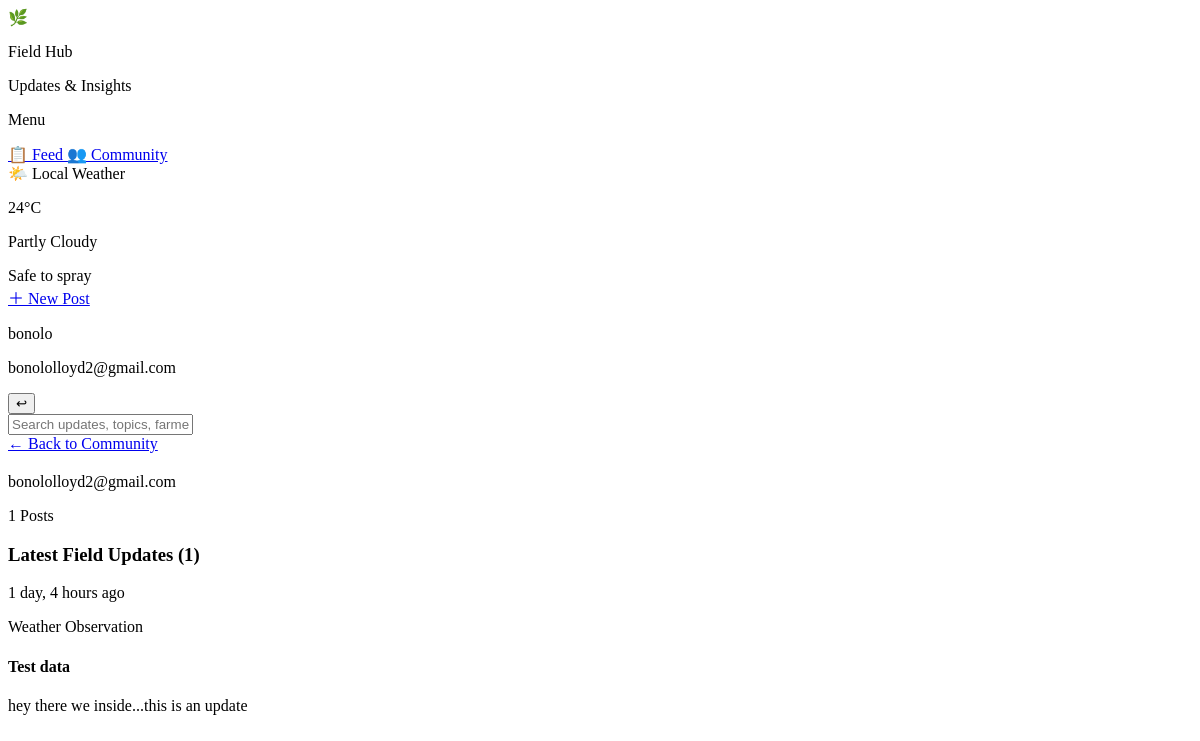
The page /profile/1/ (signed in) on the database as committed earlier.
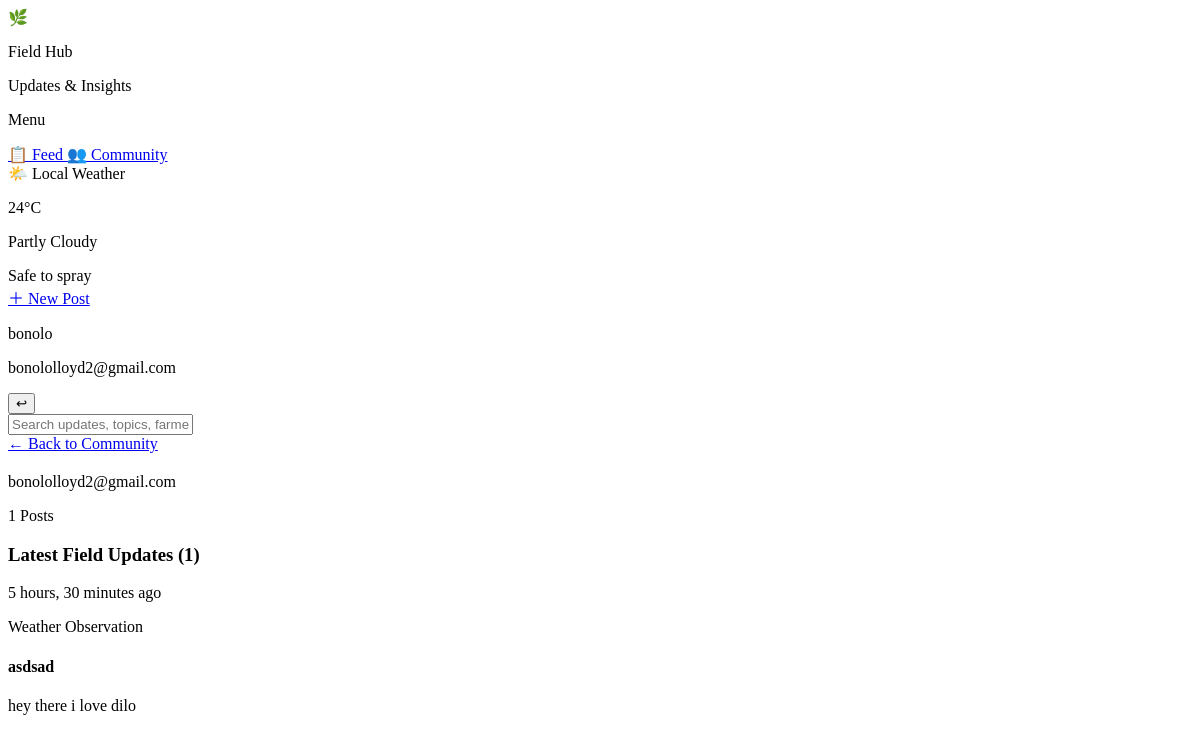
The same page on the database as committed later.
### core/models.py (models this page shows, shortened)
class FieldUpdate(models.Model):
    CATEGORY_CHOICES = [
        ('pest_alert', 'Pest Alert'),
        ('weather', 'Weather Observation'),
        ('crop_condition', 'Crop Condition'),
        ('fertilizer', 'Fertilizer Tip'),
        ('general', 'General Insight'),
    ]
    author = models.ForeignKey(
        User,
        on_delete=models.CASCADE,
        related_name='field_updates'
    )
    title = models.CharField(max_length=200)
    message = models.TextField()
    category = models.CharField(
        max_length=20,
        choices=CATEGORY_CHOICES
    )
    created_at = models.DateTimeField(auto_now_add=True)

### core/views.py (the view)
# urls.py: path('profile/<int:pk>/', views.profile, name='profile'),
@login_required
def profile(request, pk):
    user = User.objects.get(pk=pk)
    posts = FieldUpdate.objects.filter(author=user).order_by('-created_at')
    return render(request, 'core/profile.html', {'profile_user': user, 'posts': posts})

### core/templates/core/profile.html (shortened to what this page needs)
{% extends 'base.html' %}
{% block content %}
<a href="{% url 'community' %}" class="inline-flex items-center gap-2 text-sm text-gray-500 hover:text-gray-700 mb-6">
  ← Back to Community
</a>
<div class="bg-white border border-gray-200 rounded-xl overflow-hidden shadow-sm mb-6">
  <div class="px-6 pb-6">
    <p class="text-sm text-gray-400 mb-3">{{ profile_user.email }}</p>
    <span class="text-xs text-green-700 bg-green-50 border border-green-200 px-3 py-1 rounded-full">
      {{ posts.count }} Posts
    </span>
  </div>
</div>
<h3 class="text-lg font-bold text-gray-800 mb-4">Latest Field Updates ({{ posts.count }})</h3>
<div class="flex flex-col items-center">
  {% for post in posts %}
  <div class="bg-white border border-gray-200 rounded-xl p-6 shadow-sm mb-4 w-full max-w-3xl">
    <div class="flex items-center justify-between mb-4">
      <div class="flex items-center gap-3">
        <div>
          <p class="text-xs text-gray-400">{{ post.created_at|timesince }} ago</p>
        </div>
      </div>
      {% if post.category == 'pest_alert' %}
        <span class="text-xs px-3 py-1 rounded-full bg-red-50 text-red-600 border border-red-200">Pest Alert</span>
      {% elif post.category == 'weather' %}
        <span class="text-xs px-3 py-1 rounded-full bg-blue-50 text-blue-600 border border-blue-200">Weather Observation</span>
      {% elif post.category == 'crop_condition' %}
        <span class="text-xs px-3 py-1 rounded-full bg-green-50 text-green-700 border border-green-200">Crop Condition</span>
      {% elif post.category == 'fertilizer' %}
        <span class="text-xs px-3 py-1 rounded-full bg-yellow-50 text-yellow-700 border border-yellow-200">Fertilizer Tip</span>
      {% else %}
        <span class="text-xs px-3 py-1 rounded-full bg-gray-50 text-gray-600 border border-gray-200">General Insight</span>
      {% endif %}
    </div>
    <h4 class="font-bold text-gray-800 mb-2">{{ post.title }}</h4>
    <p class="text-sm text-gray-500">{{ post.message }}</p>
  </div>
  {% empty %}
    <p class="text-sm text-gray-400">No posts yet.</p>
  {% endfor %}
</div>
{% endblock %}

Rows that differ between the two databases and show on the page:
removed FieldUpdate: created_at "1 day, 4 hours", category "Weather Observation", title "Test data", message "hey there we inside...this is an update"
added FieldUpdate: created_at "5 hours, 30 minutes", category "Weather Observation", title "asdsad", message "hey there i love dilo"
